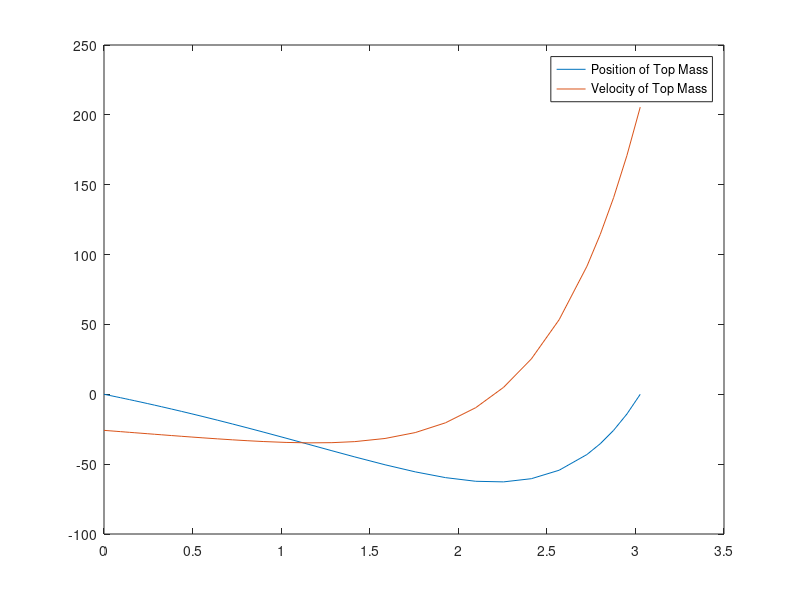

Here is the MATLAB script that generated this plot:
function masslauncher_project

% test
findlaunchvel(1,1,1,1)

end

function launchvel = findlaunchvel(m1,m2,k1,k2)

g = 9.8;
l1 = 1;
l2 = 1;
h1 = 1;
h2 = 1;

init_w=[0;-sqrt(-2*g*(l1+l2+h1+h2-38));0;-sqrt(-2*g*(l1+l2+h1+h2-38))]; %initial conditions; expression for v1 and v2 generated with 'Big 5' eqns

tspan=[0,10];
options = odeset('Event',@(t,w) launchevent(t,w));
[times,sol]=ode45(@(t,w) diffeq(t,w,m1,m2,k1,k2,g),tspan,init_w,options);


plot(times,sol(:,3)); %Position of the topmost mass
hold on
plot(times,sol(:,4));
legend('Position of Top Mass','Velocity of Top Mass');
launchvel=sol(end,4);
disp(launchvel);



end

function dwdt = diffeq(t,w,m1,m2,k1,k2,g)

x1 = w(1);
v1 = w(2);
x2 = w(3);
v2 = w(4);

dv1dt=(-m1*g-k2*(x2-x1)+k1*x1)/m1;
dv2dt=(-m2*g+k2*(x2-x1))/m2;
dx1dt=v1;
dx2dt=v2;
dwdt=[dx1dt;dv1dt;dx2dt;dv2dt]; %sets up the two differential equations

end

function [e_val, stop_val, e_dir] = launchevent(t,w)
e_val = w(3);
e_dir = 1;
stop_val = 1;
end %sets up the option to stop 